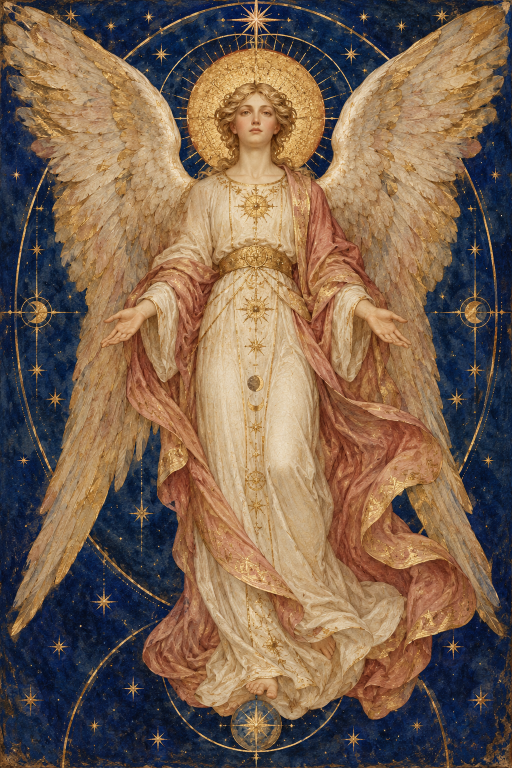
#> input picture assets/angels/angel-01.png, 1024 x 1536 px (shown at 1/2 size); its folder holds 4 pictures in this run
$ python build_angel_art.py
#> lines starting #> are read from the running program, lines starting #| are printed output that depends on the picture
"""Produce 72 distinct web portraits from the 18 generated painted originals.

The originals remain in assets/angels as PNG files. This script creates four
color and ornament treatments per painting, with a numbered gold-leaf frame.
"""
from pathlib import Path
from PIL import Image, ImageDraw, ImageEnhance, ImageOps

ROOT = Path(__file__).resolve().parents[1] / "assets" / "angels"
SIZE = (720, 1080)
PALETTES = [
    ((7, 28, 55), (220, 177, 89)),
    ((25, 46, 77), (240, 209, 137)),
    ((55, 35, 69), (216, 180, 129)),
    ((15, 63, 70), (226, 196, 120)),
]


def star(draw, x, y, radius, color):
    draw.line((x - radius, y, x + radius, y), fill=color, width=2)
    draw.line((x, y - radius, x, y + radius), fill=color, width=2)
    d = radius * 0.56
    draw.line((x - d, y - d, x + d, y + d), fill=color, width=1)
    draw.line((x - d, y + d, x + d, y - d), fill=color, width=1)


for number in range(1, 73):
    source_number = (number - 1) % 18 + 1
    variant = (number - 1) // 18
    source = ROOT / f"angel-{source_number:02d}.png"
    image = Image.open(source).convert("RGB")
#> image is the input picture: PIL image 1024x1536 RGB; mean R, G, B 120.2, 97.6, 79.4
    if variant % 2:
        image = ImageOps.mirror(image)
    image = ImageOps.fit(image, SIZE, method=Image.Resampling.LANCZOS, centering=(0.5, 0.46))
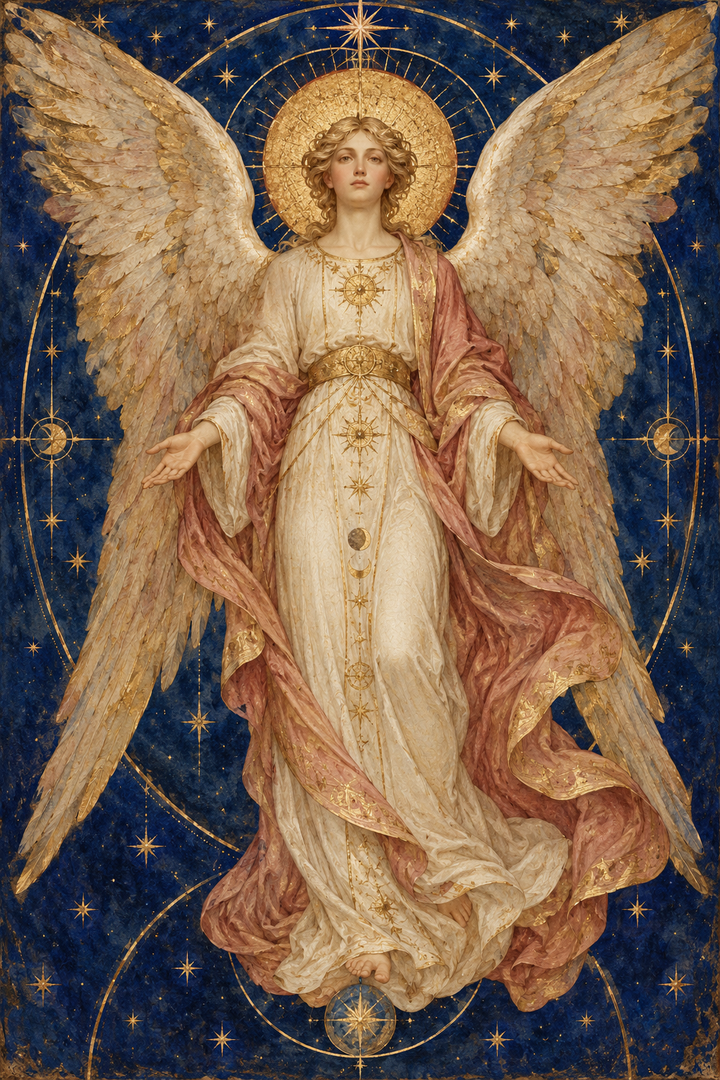
#> image: PIL image 720x1080 RGB; mean R, G, B 120.2, 97.6, 79.4
    image = ImageEnhance.Color(image).enhance([1.0, 0.88, 0.78, 0.90][variant])
    overlay_color, gold = PALETTES[variant]
    tint = Image.new("RGB", SIZE, overlay_color)
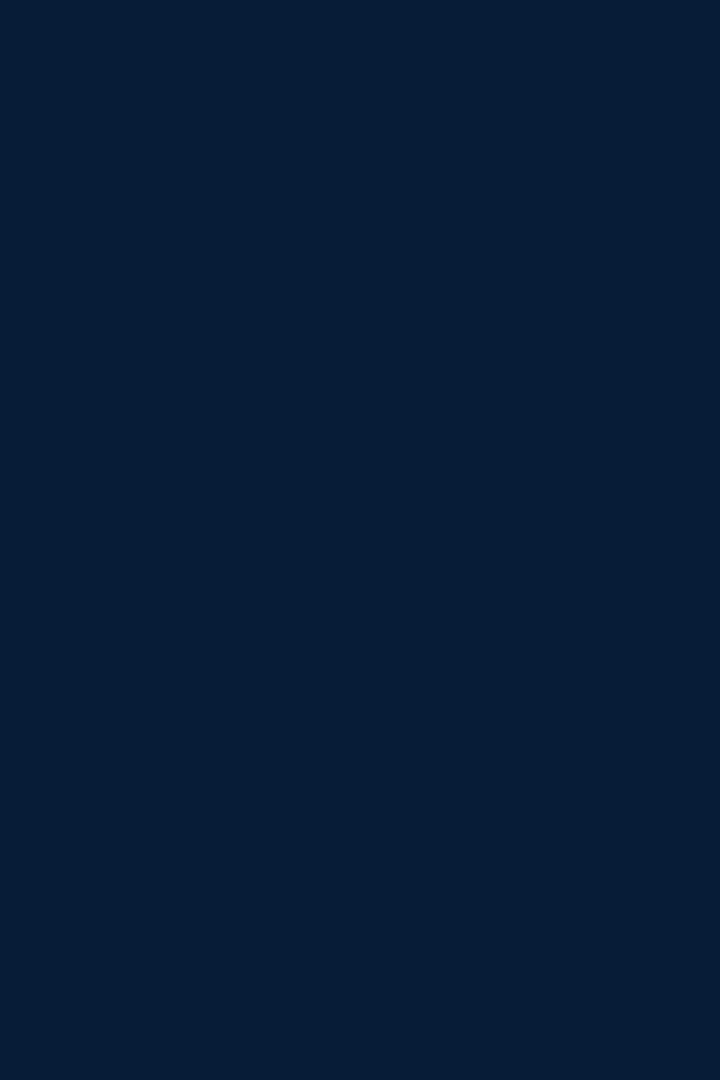
#> tint: PIL image 720x1080 RGB; mean R, G, B 7, 28, 55
    image = Image.blend(image, tint, [0.0, 0.08, 0.12, 0.11][variant])
    draw = ImageDraw.Draw(image, "RGBA")
    # Paired rings and a changing star field give each print its own setting.
    draw.rectangle((14, 14, 706, 1066), outline=(*gold, 210), width=3)
    draw.rectangle((25, 25, 695, 1055), outline=(*gold, 110), width=1)
    draw.arc((83, 50, 637, 575), 189 + variant * 8, 351 + variant * 8, fill=(*gold, 150), width=2)
    draw.arc((105, 72, 615, 553), 191 + variant * 8, 349 + variant * 8, fill=(*gold, 95), width=1)
    for index in range(6):
        x = 54 + ((number * 43 + index * 127) % 611)
        y = 53 + ((number * 71 + index * 173) % 947)
        star(draw, x, y, 5 + index % 3, (*gold, 195))
    image.save(ROOT / f"angel-{number:02d}.webp", "WEBP", quality=86, method=6)
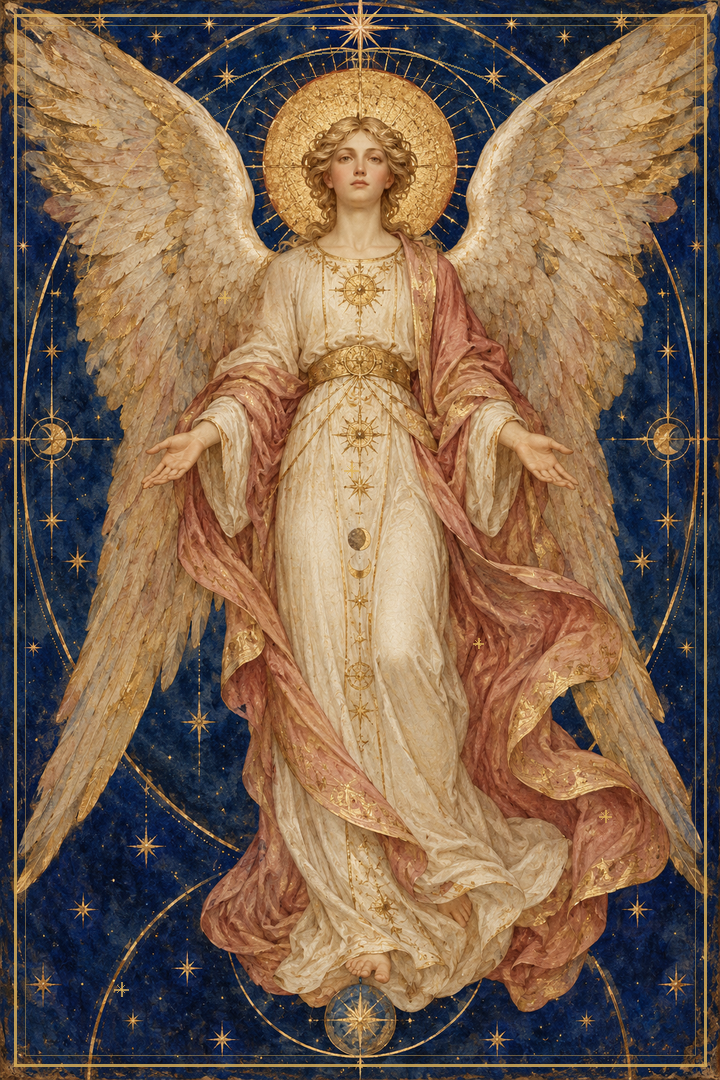
#> saved as angel-01.webp: PIL image 720x1080 RGB; mean R, G, B 122.7, 99.5, 79.8
#> pass 2 of the loop `for number in range(1, 73):`:
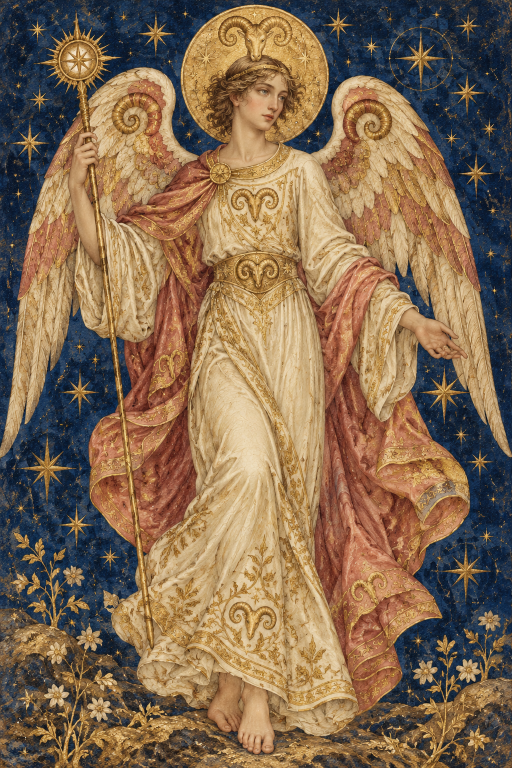
#> input picture assets/angels/angel-02.png, 1024 x 1536 px (shown at 1/2 size)
#> image is the input picture: PIL image 1024x1536 RGB; mean R, G, B 131.8, 106.9, 81.2
#> `image = ImageOps.fit(image, SIZE, method=Image.Resampling.LANCZOS, cen..`:
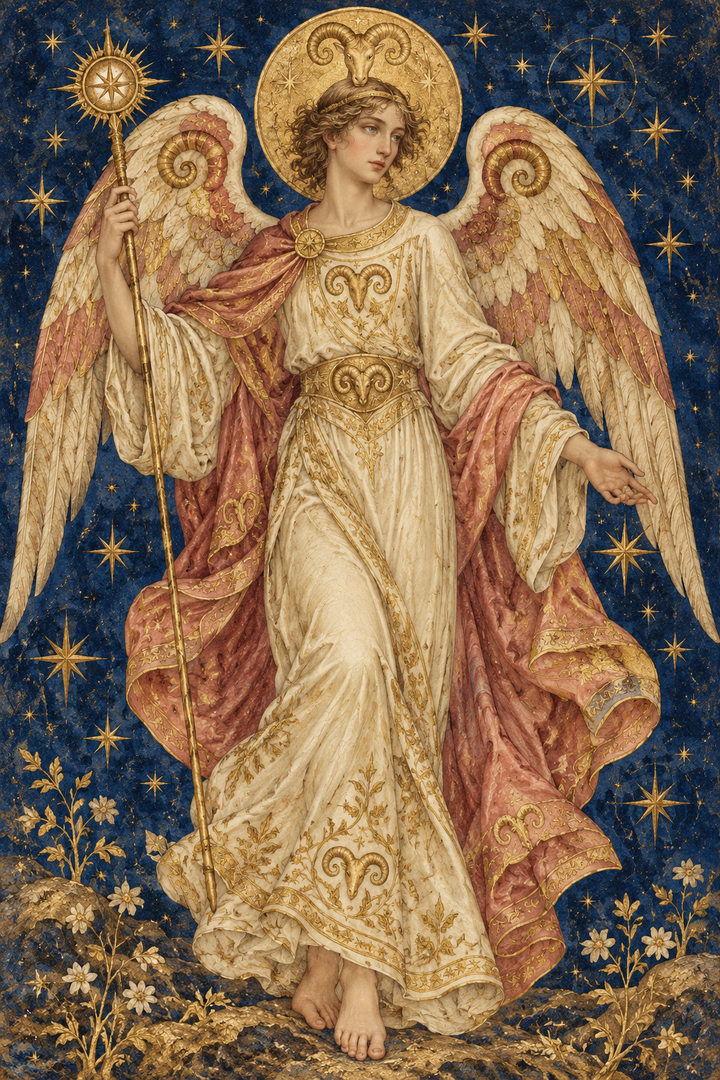
#> image: PIL image 720x1080 RGB; mean R, G, B 131.8, 106.9, 81.2
#> `image.save(ROOT / f"angel-{number:02d}.webp", "WEBP", quality=86, meth..`:
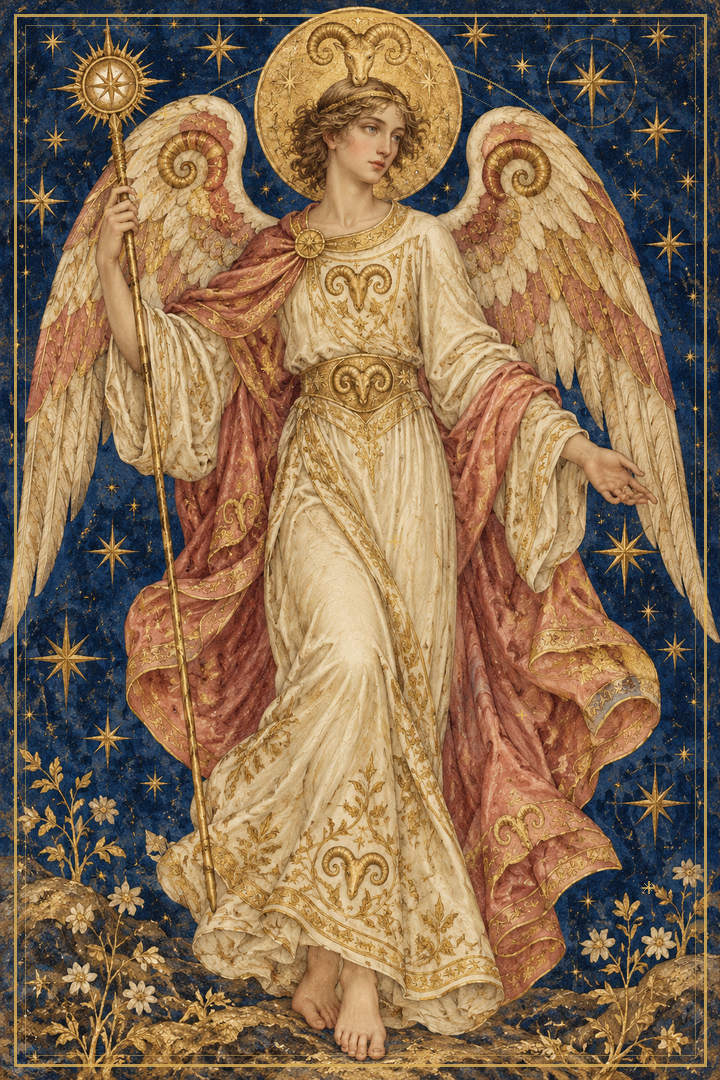
#> saved as angel-02.webp: PIL image 720x1080 RGB; mean R, G, B 133.9, 108.4, 81.5
#> pass 3 of the loop `for number in range(1, 73):`:
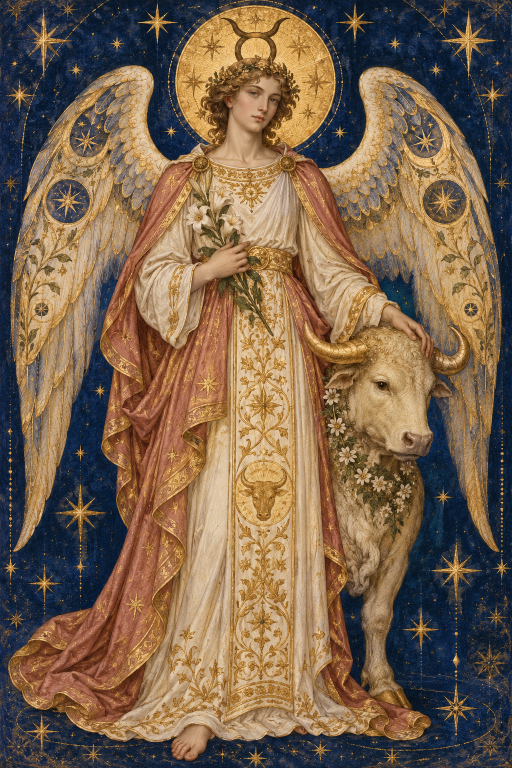
#> input picture assets/angels/angel-03.png, 1024 x 1536 px (shown at 1/2 size)
#> image is the input picture: PIL image 1024x1536 RGB; mean R, G, B 121.8, 99, 76.7
#> `image = ImageOps.fit(image, SIZE, method=Image.Resampling.LANCZOS, cen..`:
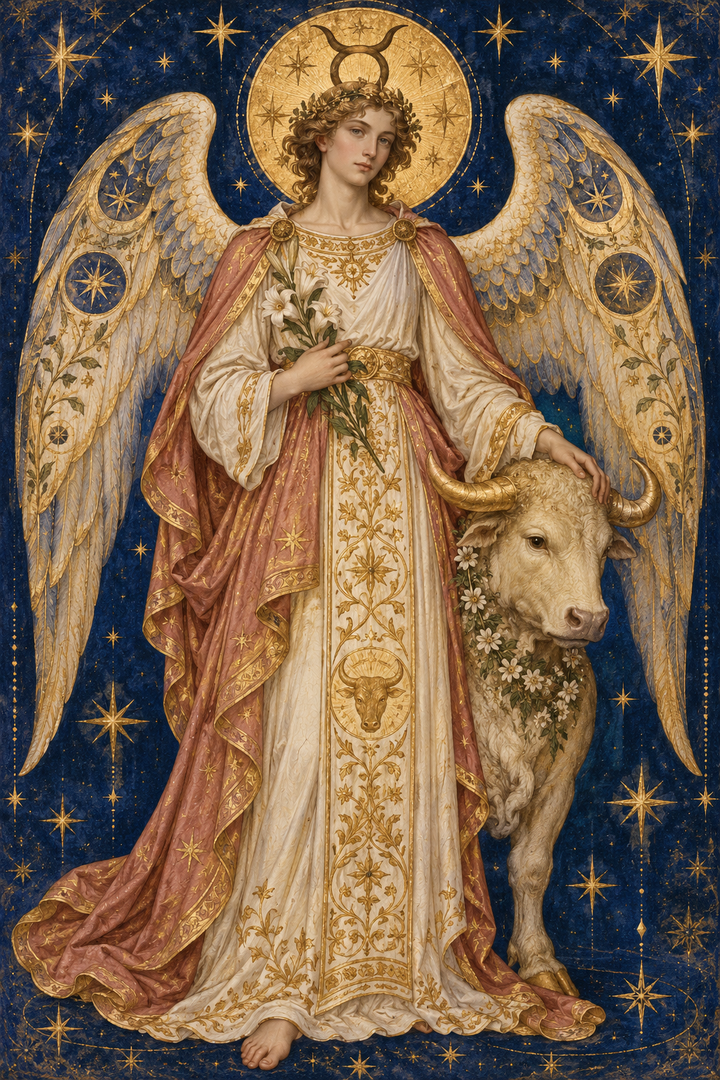
#> image: PIL image 720x1080 RGB; mean R, G, B 121.8, 99, 76.7
#> `image.save(ROOT / f"angel-{number:02d}.webp", "WEBP", quality=86, meth..`:
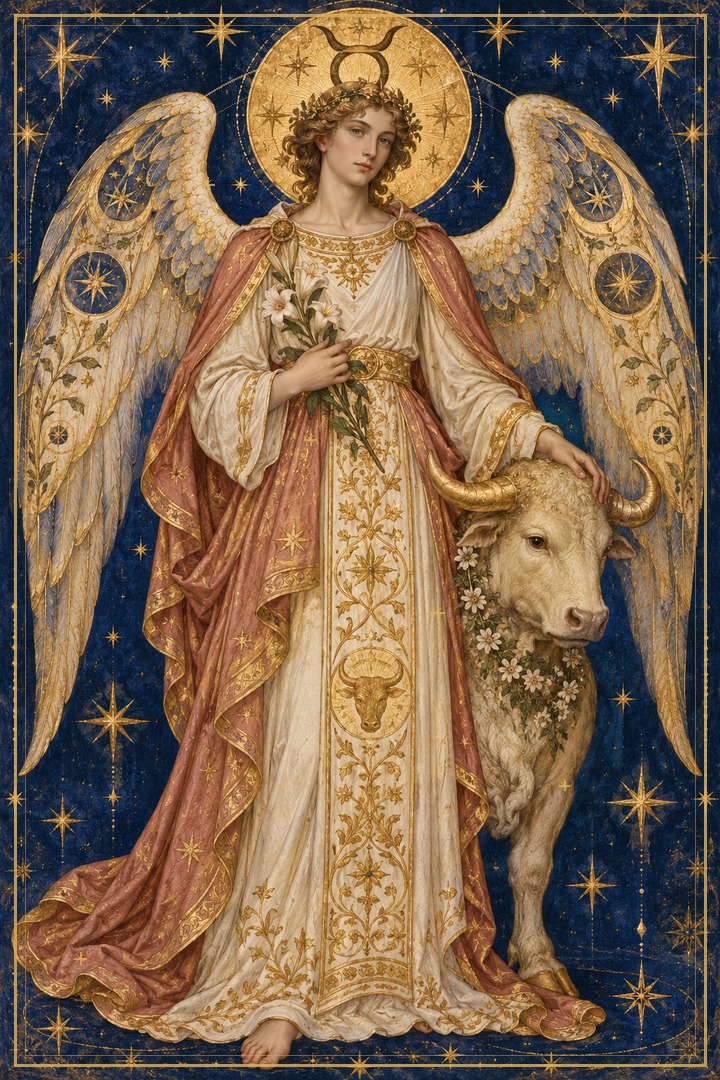
#> saved as angel-03.webp: PIL image 720x1080 RGB; mean R, G, B 124.1, 100.7, 77.1
#> (the run stopped early here; a loop or call above may not have finished)
